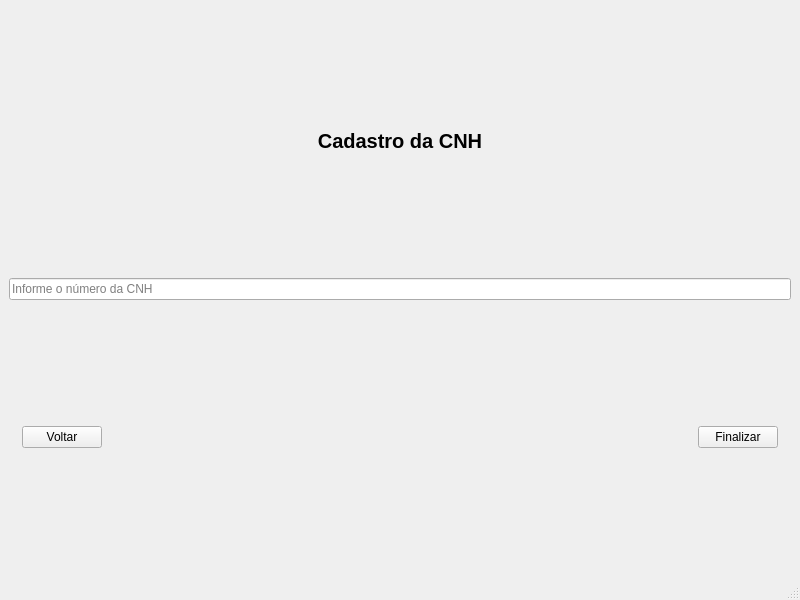
<?xml version="1.0" encoding="UTF-8"?>
<ui version="4.0">
 <class>MainWindow</class>
 <widget class="QMainWindow" name="MainWindow">
  <property name="geometry">
   <rect>
    <x>0</x>
    <y>0</y>
    <width>800</width>
    <height>600</height>
   </rect>
  </property>
  <property name="windowTitle">
   <string>MainWindow</string>
  </property>
  <widget class="QWidget" name="centralwidget">
   <layout class="QVBoxLayout" name="verticalLayout">
    <item>
     <widget class="QLabel" name="label">
      <property name="font">
       <font>
        <pointsize>15</pointsize>
        <weight>75</weight>
        <bold>true</bold>
       </font>
      </property>
      <property name="text">
       <string>Cadastro da CNH</string>
      </property>
      <property name="alignment">
       <set>Qt::AlignCenter</set>
      </property>
     </widget>
    </item>
    <item>
     <layout class="QHBoxLayout" name="horizontalLayout">
      <item>
       <widget class="QLineEdit" name="lineEditCNH">
        <property name="placeholderText">
         <string>Informe o número da CNH</string>
        </property>
       </widget>
      </item>
     </layout>
    </item>
    <item>
     <layout class="QHBoxLayout" name="horizontalLayout_3">
      <item>
       <layout class="QHBoxLayout" name="horizontalLayout_4">
        <item>
         <widget class="QLabel" name="label_6">
          <property name="text">
           <string/>
          </property>
         </widget>
        </item>
        <item>
         <widget class="QPushButton" name="Btn_voltar">
          <property name="text">
           <string>Voltar</string>
          </property>
         </widget>
        </item>
        <item>
         <widget class="QLabel" name="label_7">
          <property name="text">
           <string/>
          </property>
         </widget>
        </item>
        <item>
         <spacer name="horizontalSpacer">
          <property name="orientation">
           <enum>Qt::Horizontal</enum>
          </property>
          <property name="sizeHint" stdset="0">
           <size>
            <width>40</width>
            <height>20</height>
           </size>
          </property>
         </spacer>
        </item>
       </layout>
      </item>
      <item>
       <widget class="QLabel" name="label_4">
        <property name="text">
         <string/>
        </property>
       </widget>
      </item>
      <item>
       <widget class="QPushButton" name="btn_finalizar">
        <property name="text">
         <string>Finalizar</string>
        </property>
       </widget>
      </item>
      <item>
       <widget class="QLabel" name="label_5">
        <property name="text">
         <string/>
        </property>
       </widget>
      </item>
     </layout>
    </item>
   </layout>
  </widget>
  <widget class="QMenuBar" name="menubar">
   <property name="geometry">
    <rect>
     <x>0</x>
     <y>0</y>
     <width>800</width>
     <height>26</height>
    </rect>
   </property>
  </widget>
  <widget class="QStatusBar" name="statusbar"/>
 </widget>
 <resources/>
 <connections/>
</ui>
